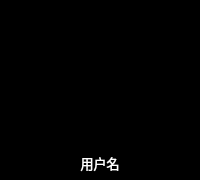
<?xml version="1.0" encoding="UTF-8"?>
<ui version="4.0">
 <class>UserShow</class>
 <widget class="QWidget" name="UserShow">
  <property name="geometry">
   <rect>
    <x>0</x>
    <y>0</y>
    <width>200</width>
    <height>180</height>
   </rect>
  </property>
  <property name="windowTitle">
   <string>Form</string>
  </property>
  <property name="styleSheet">
   <string notr="true">QWidget {
    background-color: black;
    border-radius: 8px;
}

QLabel {
    color: white;
    background-color: transparent;
}</string>
  </property>
  <layout class="QVBoxLayout" name="verticalLayout">
   <property name="spacing">
    <number>0</number>
   </property>
   <property name="leftMargin">
    <number>0</number>
   </property>
   <property name="topMargin">
    <number>0</number>
   </property>
   <property name="rightMargin">
    <number>0</number>
   </property>
   <property name="bottomMargin">
    <number>0</number>
   </property>
   <item>
    <spacer name="verticalSpacer">
     <property name="orientation">
      <enum>Qt::Vertical</enum>
     </property>
     <property name="sizeHint" stdset="0">
      <size>
       <width>20</width>
       <height>40</height>
      </size>
     </property>
    </spacer>
   </item>
   <item>
    <widget class="QLabel" name="lb_name">
     <property name="minimumSize">
      <size>
       <width>0</width>
       <height>35</height>
      </size>
     </property>
     <property name="maximumSize">
      <size>
       <width>16777215</width>
       <height>35</height>
      </size>
     </property>
     <property name="font">
      <font>
       <pointsize>10</pointsize>
      </font>
     </property>
     <property name="styleSheet">
      <string notr="true">background-color: rgba(0, 0, 0, 180);
padding: 5px;</string>
     </property>
     <property name="text">
      <string>用户名</string>
     </property>
     <property name="alignment">
      <set>Qt::AlignCenter</set>
     </property>
    </widget>
   </item>
  </layout>
 </widget>
 <resources/>
 <connections/>
</ui>
